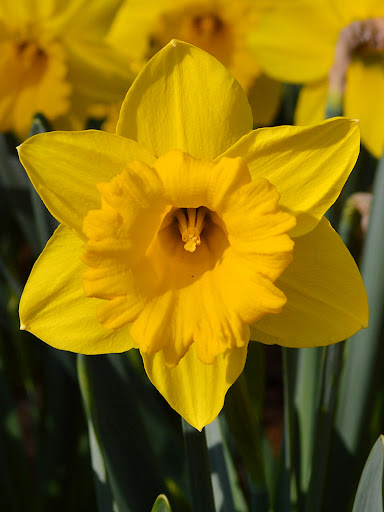
#> input picture dafpy/daffs1.jpeg, 384 x 512 px, found by its file name
$ python resize.py
#> lines starting #> are read from the running program, lines starting #| are printed output that depends on the picture
from PIL import Image

# Load an image
image = Image.open('daffs1.jpeg')
#> image is the input picture: PIL image 384x512 RGB; mean R, G, B 136.7, 109.6, 10.8

# Resize to 224x224
resized_image = image.resize((100, 100))
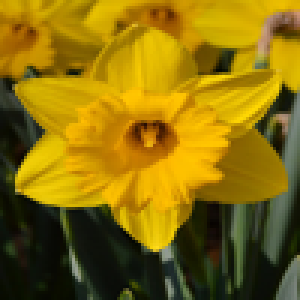
#> resized_image: PIL image 100x100 RGB (shown 3 times larger); mean R, G, B 136.7, 109.6, 10.8

# Save or show
resized_image.save('daffs1rs.jpeg')
resized_image.show()
